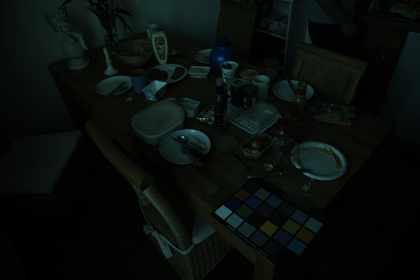
%> input picture test_image.png, 420 x 280 px, shrunk from 2041 x 1359 before the run
$ octave demo.m   (GNU Octave 9; MATLAB toolbox functions it lacks are replaced by stand-ins)
%> lines starting %> are read from the running program, lines starting %| are printed output that depends on the picture
### CFA.m
% CFA: Make a sampled single channel image, based on
%      sparse color samples. Note that the colors are
%      sampled as per the regular Bayer [GR;BG] pattern.
%
% [L,Limg] = CFA(img,f)
%
% img: RGB Image
% f:   Color sampling interval (must be greater than 2)
%
% Output:
% L:   Sampled pattern (scaled down by 3 to maintain range)
% Limg: 3-color Visualization of L
%
% -- Ayan Chakrabarti <ayanc@eecs.harvard.edu>
function [L,Limg] = CFA(img,f)
%> called with f = 6

L = sum(img,3);
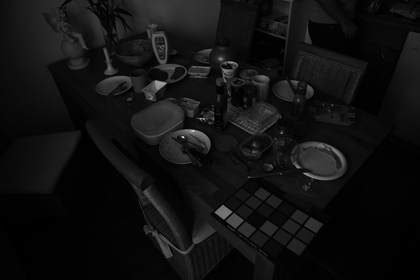
%> L: size 280x420 double; min 0, max 1.97, mean 0.133; drawn with min black and max white
L(1:f:end,1:f:end) = img(1:f:end,1:f:end,2);
L(2:f:end,2:f:end) = img(2:f:end,2:f:end,2);

L(1:f:end,2:f:end) = img(1:f:end,2:f:end,1);
L(2:f:end,1:f:end) = img(2:f:end,1:f:end,3);
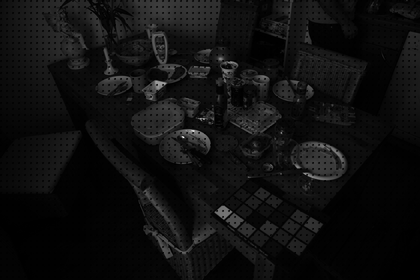
%> L: size 280x420 double; min 0, max 1.97, mean 0.124; drawn with min black and max white

L = L / 3;

if nargout == 2
  Limg = visCFA(L,f);
end;

% [8 lines left out: function visCFA, not called in this run]

### getLum.m
% getLum: Get Luminance utility function
%
% -- Ayan Chakrabarti <ayanc@eecs.harvard.edu>
function Lf = getLum(L,f,nzvar)
%> called with f = 6

% Mask
lmask = ones(size(L));
lmask(1:f:end,2:f:end) = 0; lmask(2:f:end,1:f:end) = 0;
%> after `lmask(1:f:end,2:f:end) = 0`:
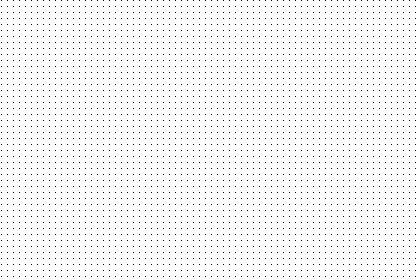
%> lmask: size 280x420 double; values 0 (black) and 1 (white), 97.2% white; black in thin lines or dots
lmask(1:f:end,1:f:end) = 0; lmask(2:f:end,2:f:end) = 0;
%> after `lmask(2:f:end,2:f:end) = 0`:
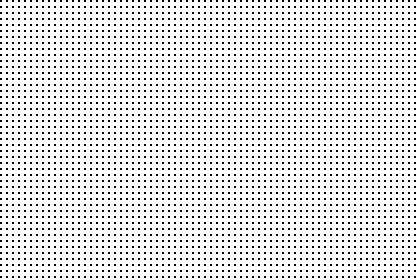
%> lmask: size 280x420 double; values 0 (black) and 1 (white), 88.8% white; black in thin lines or dots

betas = 2.^(-0.25*[0:49]);

Lf = L;
for i = 1:length(betas)
  fprintf('\r   Shrinkage step %d of %d       ',i,length(betas));
  Lf = shrinkL(Lf,betas(i));
  Lf = (1-lmask).*Lf + lmask.*L;
end;
%> this loop made 1 pass
%> pass 1, in shrinkL, `gx = conv2(c,g(end:-1:1),'full');`:
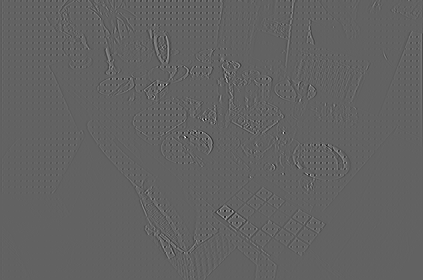
%> gx: size 280x423 double; min -0.177, max 0.281, mean 1.15e-18; drawn with min black and max white
%> pass 1, in shrinkL, `hx = conv2(c,h(end:-1:1),'full');`:
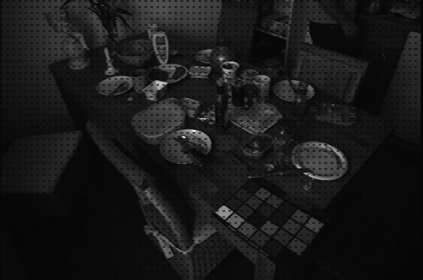
%> hx: size 280x423 double; min -0.0201, max 0.766, mean 0.0579; drawn with min black and max white
fprintf('\n');

Lf = max(0,Lf);

% Do a wavelet decomposition and shrink
function Lf = shrinkL(L,b)

%h = [1 1]/sqrt(2); g = [1 -1]/sqrt(2);
[h,g] = wfilters('db2');

% Decompose
coeffs = cell(3,1); c = L;
gx = conv2(c,g(end:-1:1),'full');
hx = conv2(c,h(end:-1:1),'full');

% gxhy
coeffs{1} = conv2(gx,h(end:-1:1)','full');
% hxgy
coeffs{2} = conv2(hx,g(end:-1:1)','full');
% gxgy
coeffs{3} = conv2(gx,g(end:-1:1)','full');
% Scaling
Lf = conv2(hx,h(end:-1:1)','full');

% Shrink
for j = 1:3
  tv2 = sqrt(conv2(coeffs{j}.^2,ones(3,3)/9,'same'));
  scale = max(0,tv2-b) ./ (tv2 + eps);
  coeffs{j} = coeffs{j} .* scale;
end;


% Reconstruct
%> the run ends on the next line
Lf = spConv(Lf,h'*h,6);
Lf = Lf + spConv(coeffs{1},h'*g,6);
Lf = Lf + spConv(coeffs{2},g'*h,6);
Lf = Lf + spConv(coeffs{3},g'*g,6);

Lf = Lf /4;

### reconImg.m
% reconImg: Reconstruct Image from pattern sampled
%           by CFA.m
%
% [img,aout,emap] = reconImg(L,f,nzvar)
%
% L: Pattern (from CFA.m)
% f: Color sampling frequency (same as passed to CFA.m)
% nzvar (Optional): Noise Variance
%
% Output:
%
% img:  Reconstructed image
%
% -- Ayan Chakrabarti <ayanc@eecs.harvard.edu>
function img = reconImg(L,f,nzvar)

if nargin == 2
  nzvar = 1e-6;
else
  nzvar = max(nzvar,1e-6);
end;

%%%
fprintf('Getting luminance\n');
Lf = getLum(L,f);

%%%
fprintf('Getting chromaticities\n');
[R,G,B] = getChrom(L,Lf,f,nzvar);

%%%% Fill in missing chromaticities %%%
[xidx,yidx,lxidx,lyidx,rxidx,ryidx] = getIndices(f,size(Lf));

%%%
fprintf('Computing edge map\n');
emap = EdgeMap(Lf,xidx,yidx,[1 2 4]);

%%%
fprintf('Assigning material affinity\n');
alpha = Msegment(emap,xidx,yidx,lxidx,lyidx,rxidx,ryidx);

%%%
fprintf('Combining colors\n');
img = combineColors(alpha,Lf,R,G,B, ...
		    xidx,yidx,lxidx,lyidx,rxidx,ryidx);

img = img * 3;
img = max(0,min(1,img));

img1 = img;
%%%
fprintf('Using non-local matching to improve estimate\n');
img = nlm_chrom(img,f,nzvar);
img = max(0,min(1,img));

### demo.m
nz_sigma = 2e-4; % Simulated noise std.
f =  6;          % Color sampling rate


% Read ground truth image
img = im2double(imread('test_image.png'));

% Simulate Sampling
L = CFA(img,f);

% Simulate adding noise
L = max(0,min(1,L + randn(size(L)) * nz_sigma));

% Call re-construction algorithm
img_recon = reconImg(L,f,nz_sigma^2);
